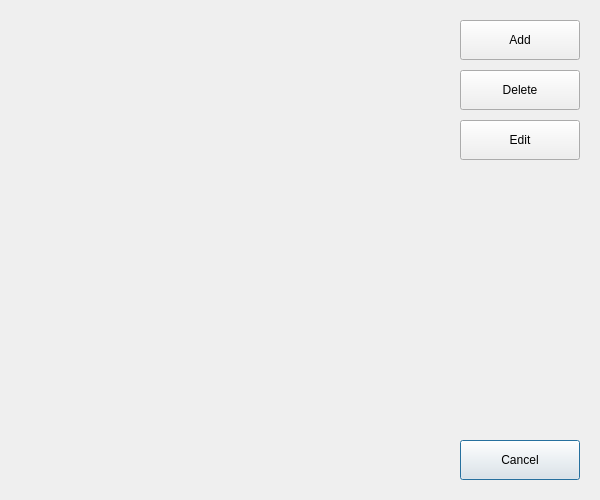
<?xml version="1.0" encoding="UTF-8"?>
<ui version="4.0">
 <class>DoctorSetupDialog</class>
 <widget class="QDialog" name="DoctorSetupDialog">
  <property name="geometry">
   <rect>
    <x>0</x>
    <y>0</y>
    <width>600</width>
    <height>500</height>
   </rect>
  </property>
  <property name="windowTitle">
   <string>DoctorSetupDialog</string>
  </property>
  <widget class="QPushButton" name="pbCancel">
   <property name="geometry">
    <rect>
     <x>460</x>
     <y>440</y>
     <width>120</width>
     <height>40</height>
    </rect>
   </property>
   <property name="text">
    <string>Cancel</string>
   </property>
  </widget>
  <widget class="QPushButton" name="pbAdd">
   <property name="geometry">
    <rect>
     <x>460</x>
     <y>20</y>
     <width>120</width>
     <height>40</height>
    </rect>
   </property>
   <property name="text">
    <string>Add</string>
   </property>
  </widget>
  <widget class="QPushButton" name="pbDelete">
   <property name="geometry">
    <rect>
     <x>460</x>
     <y>70</y>
     <width>120</width>
     <height>40</height>
    </rect>
   </property>
   <property name="text">
    <string>Delete</string>
   </property>
  </widget>
  <widget class="QPushButton" name="pbEdit">
   <property name="geometry">
    <rect>
     <x>460</x>
     <y>120</y>
     <width>120</width>
     <height>40</height>
    </rect>
   </property>
   <property name="text">
    <string>Edit</string>
   </property>
  </widget>
 </widget>
 <layoutdefault spacing="6" margin="11"/>
 <resources/>
 <connections/>
</ui>
